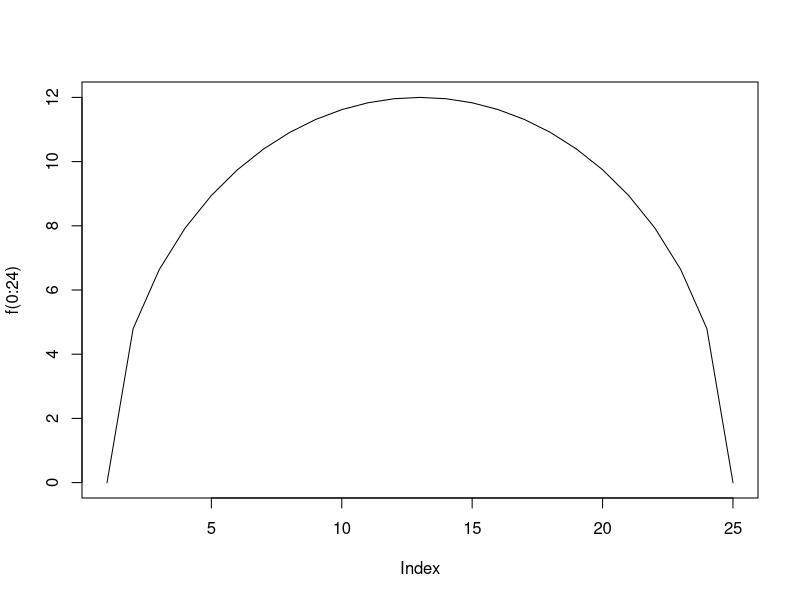
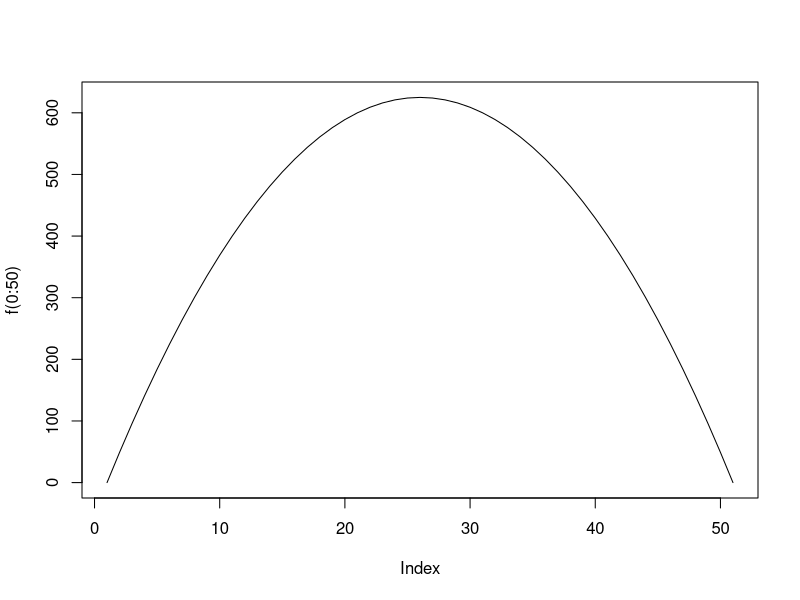
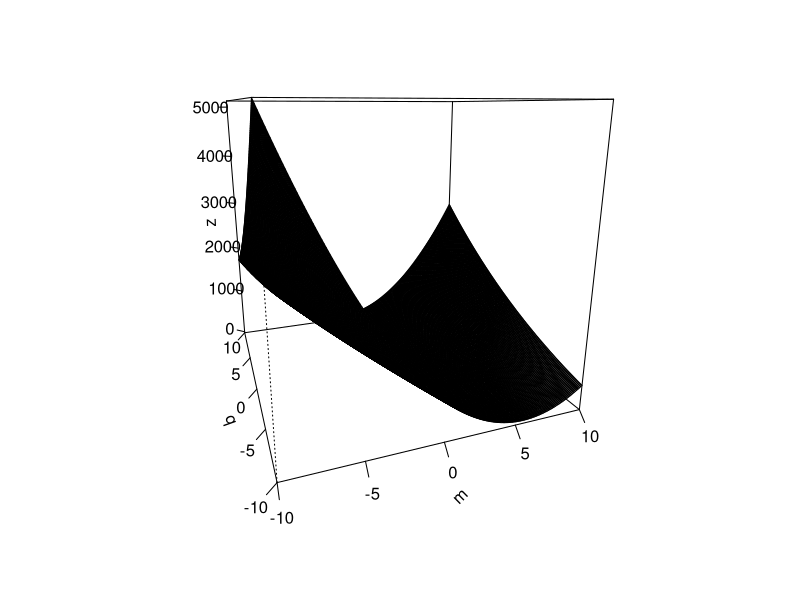

Here is the R script that generated these plots, in order:
## ---- chunk 1
knitr::opts_chunk$set(echo = TRUE)
## ---- chunk 2
f <- function(c) {sqrt(c)*sqrt(24-c)}

optimise(f, c(0,24),maximum = T)

plot(f(0:24), type="l")

## ---- chunk 3
f <- function(q) {q*(50-q)}

optimise(f, c(0, 50), maximum = T)

plot(f(0:50), type="l")
## ---- chunk 4
f <- function(m,b)  21*m**2 + 14*m*b + 3*b**2 -94*m -30*b + 81

m <- seq(-10, 10, length = 200)
b <- seq(-10, 10, length = 200)

z <- outer(m,b,f)

persp(m,b,z, theta = -20, phi = 15, ticktype = "detailed") #theta and phi are for the angles of the graph


f1 <- function()

optimise(f, c(-100,100))


## ---- chunk 5
x <- c(2,4,7,3,1)
y <- c(45,80,95,55,30)
y_bar <- mean(y)
f_x <- 20*x

1- sum((y-f_x)**2)/sum((y-y_bar)**2)


## ---- chunk 6

x <- c(1,25,46,76,140)
y <- c(5,15,22,32,77)
y_bar <- mean(y)
f_x <- 0.5*x

1- sum((y-f_x)**2)/sum((y-y_bar)**2)

